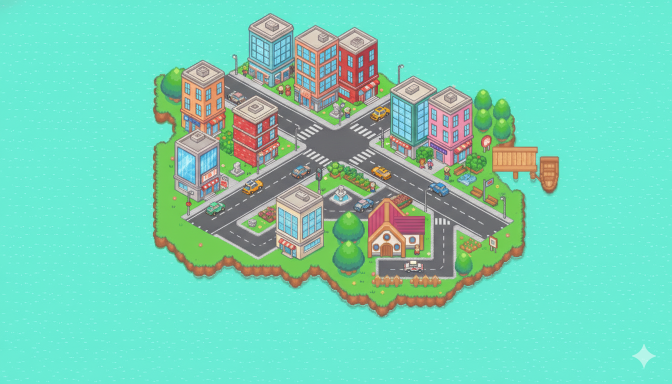
#> input picture game-1/img/TowerTown.png, 1344 x 768 px (shown at 1/2 size)
$ python resize_towertown.py
#> lines starting #> are read from the running program, lines starting #| are printed output that depends on the picture
#!/usr/bin/env python3
"""
Resize img/TowerTown.png and save as img/TowerTown_small.png.
Usage:
  python tools/resize_towertown.py [scale]
  scale can be a float (0.5) or percentage (50%)
Examples:
  python tools/resize_towertown.py 0.5
  python tools/resize_towertown.py 25%
If no scale provided, defaults to 0.5 (50%).
"""
import sys
import os
from PIL import Image

ROOT = os.path.dirname(os.path.dirname(__file__))
INPUT = os.path.join(ROOT, 'img', 'TowerTown.png')
OUTPUT = os.path.join(ROOT, 'img', 'TowerTown_small.png')

def parse_scale(arg):
    try:
        if isinstance(arg, str) and arg.endswith('%'):
            pct = float(arg[:-1])
            return max(0.01, pct / 100.0)
        return float(arg)
    except Exception:
        return None


def main():
    if not os.path.exists(INPUT):
        print('Input image not found:', INPUT)
        return 1

    scale = 0.5
    method = 'lanczos'
    if len(sys.argv) > 1:
        s = parse_scale(sys.argv[1])
        if s:
            scale = s
    if len(sys.argv) > 2:
        m = sys.argv[2].lower()
        if m in ('nearest', 'nearestneighbor', 'nearest-neighbor'):
            method = 'nearest'
        elif m in ('lanczos', 'lanc'):
            method = 'lanczos'
        elif m in ('bilinear', 'bil'):
            method = 'bilinear'

    resample_map = {
        'lanczos': Image.LANCZOS,
        'nearest': Image.NEAREST,
        'bilinear': Image.BILINEAR
    }
    resample = resample_map.get(method, Image.LANCZOS)
    with Image.open(INPUT) as im:
#> im is the input picture: PIL image 1344x768 RGB; mean R, G, B 117, 210, 184
        w, h = im.size
#> w = 1344; h = 768
        new_w = max(1, int(w * scale))
#> new_w = 672
        new_h = max(1, int(h * scale))
#> new_h = 384
        resized = im.resize((new_w, new_h), resample)
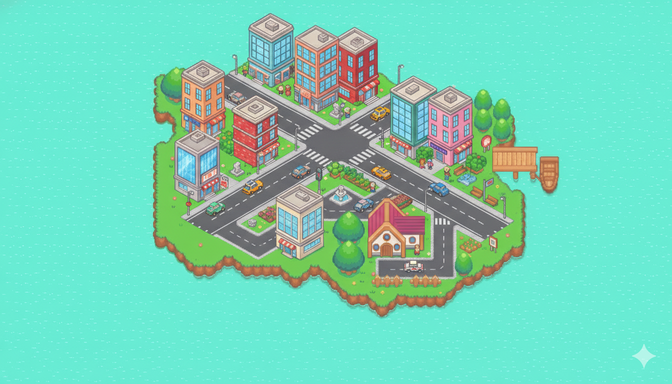
#> resized: PIL image 672x384 RGB; mean R, G, B 117, 210, 184
        # save as PNG
        resized.save(OUTPUT, optimize=True)
        print(f'Saved resized image: {OUTPUT} ({w}x{h} -> {new_w}x{new_h}, scale={scale}, method={method})')
#| Saved resized image: game-1/img/TowerTown_small.png (1344x768 -> 672x384, scale=0.5, method=lanczos)
    return 0

if __name__ == '__main__':
    sys.exit(main())
#> (the program exits here)
